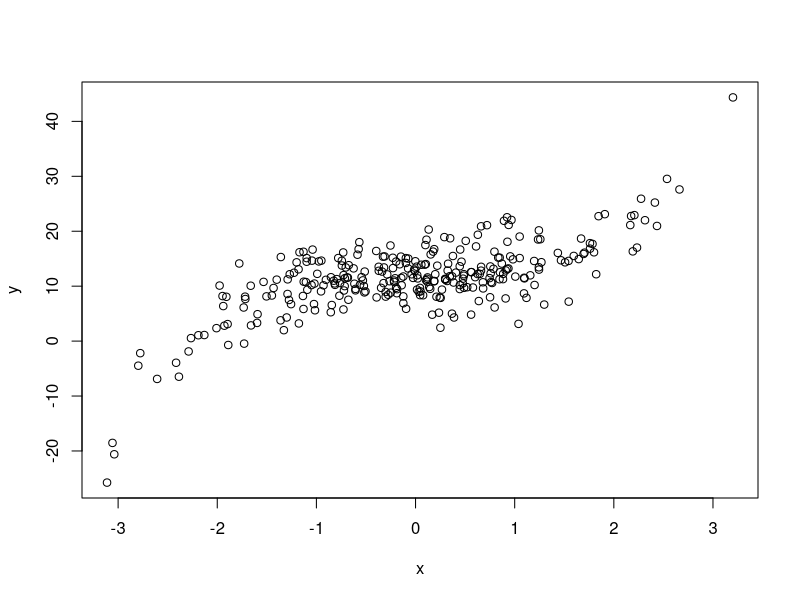
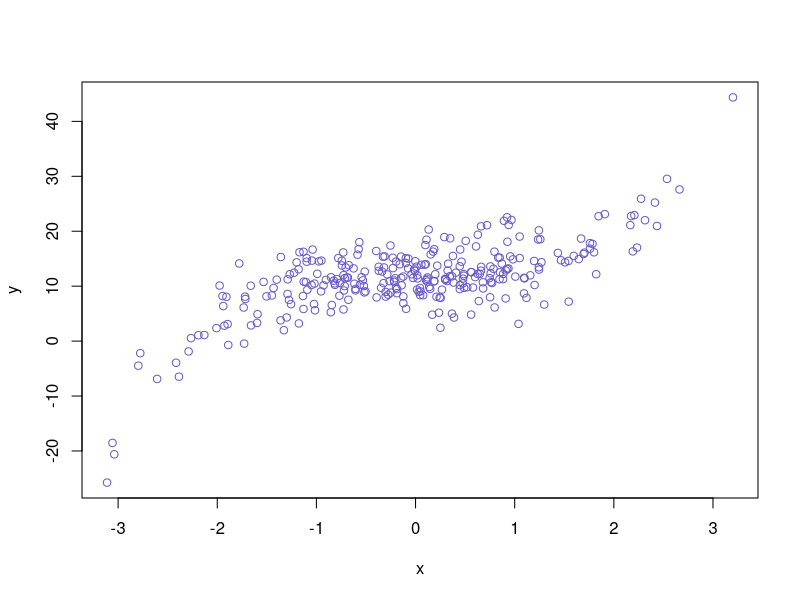
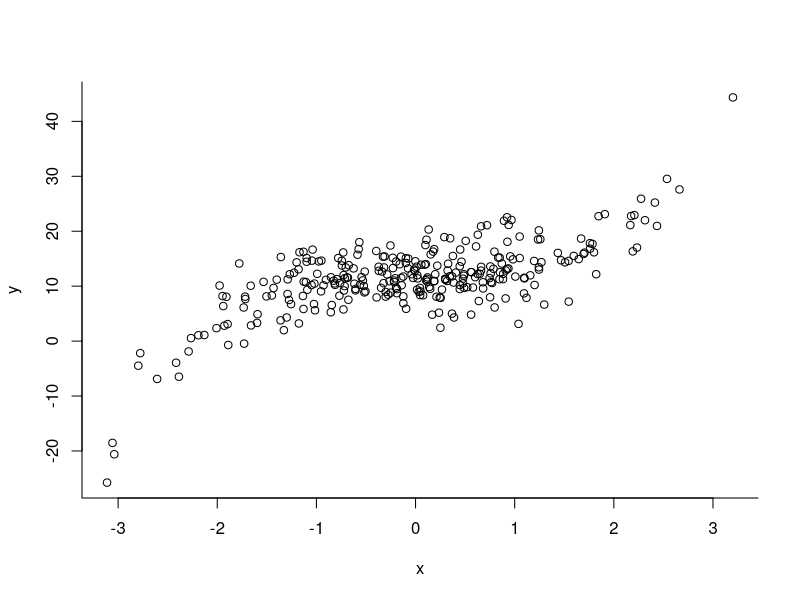
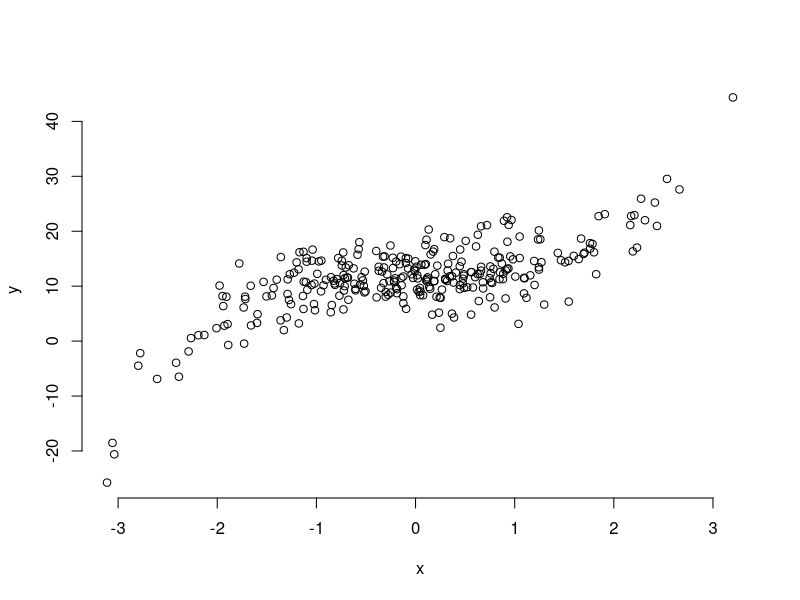
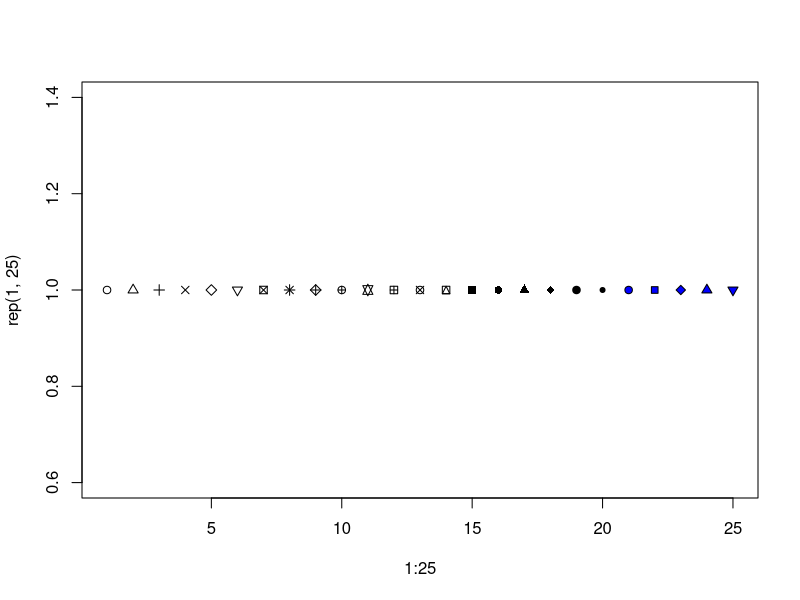
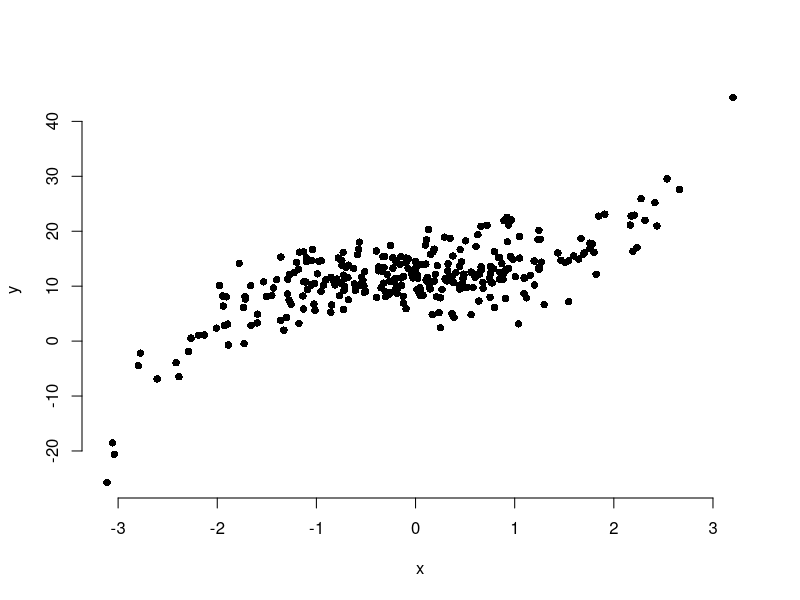
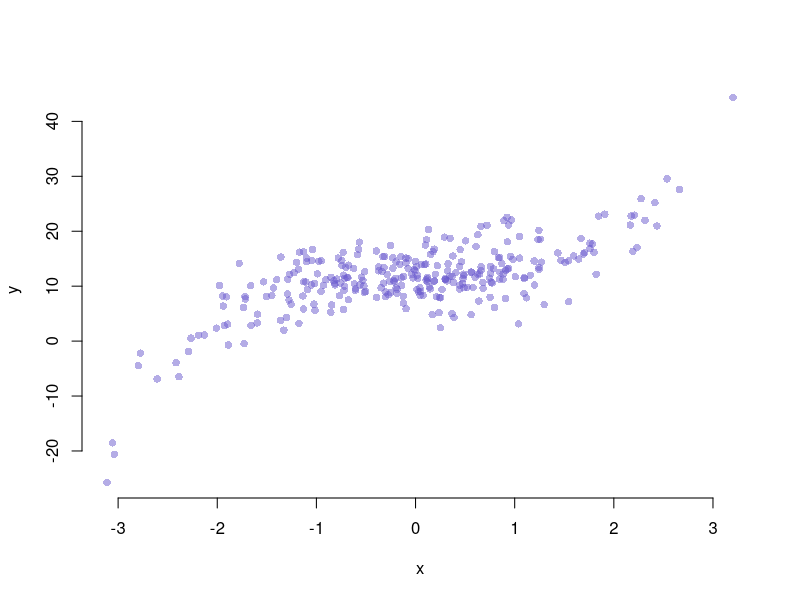
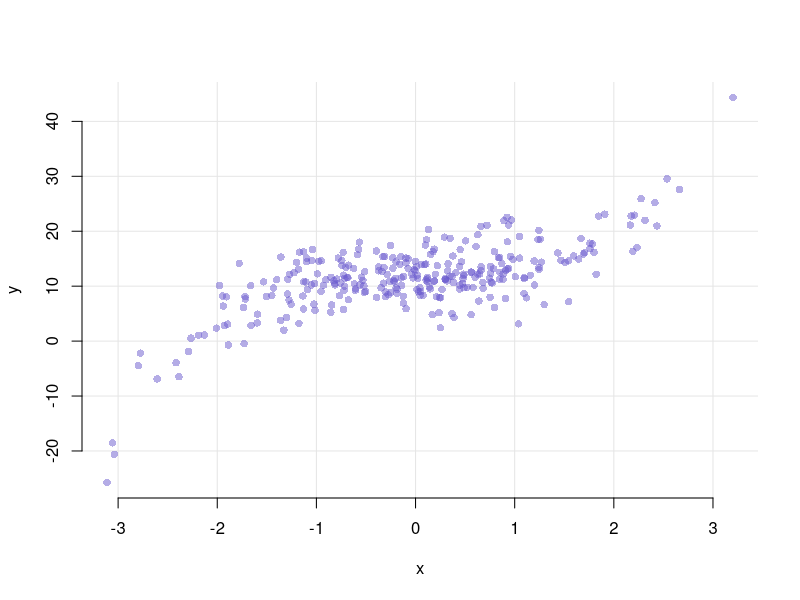

Generate these figures, in order, with R:
## ---- chunk 1
knitr::opts_chunk$set(fig.width = 5, fig.height = 5,
                      comment = NA, cache = TRUE) 
## ---- chunk 2
old.hooks <- fansi::set_knit_hooks(knitr::knit_hooks)
options(crayon.enabled = TRUE)
## ---- chunk 3
set.seed(2020)
x <- rnorm(300)
y_true <- 12 + x^3
y <- 12 + x^3 + 2.5 * rnorm(300)*1.5
## ---- chunk 4
plot(x, y)
## ---- chunk 5
plot(x, y, col = "slateblue")
## ---- chunk 6
plot(x, y, bty = "l")
## ---- chunk 7
plot(x, y, bty = "none")
## ---- chunk 8
plot(1:25, rep(1, 25), pch = 1:25, bg = "blue")
## ---- chunk 9
plot(x, y, bty = "n", pch = 16)
## ---- chunk 10
plot(x, y,
     bty = "n", pch = 16,
     col = adjustcolor("slateblue", alpha.f = .5))
## ---- chunk 11
plot(x, y,
     bty = "n", pch = 16,
     col = adjustcolor("slateblue", alpha.f = .5),
     panel.first = grid(lty = 1, col = 'gray90'))
## ---- chunk 12
plot(x, y,
     bty = "n", pch = 16,
     col = adjustcolor("slateblue", alpha.f = .5),
     panel.first = grid(lty = 1, col = 'gray90'),
     main = "y vs. x",
     xlab = "Variable x (xunits)",
     ylab = "Variable y (yunits)")
## ---- chunk 13
hist(x)
## ---- chunk 14
hist(x, col = "slategrey")
## ---- chunk 15
hist(x, col = "slategrey", border = "white")
## ---- chunk 16
hist(x, col = "slategrey", border = "white",
     breaks = 8)
## ---- chunk 17
plot(density(x))
## ---- chunk 18
plot(density(x), col = "blue",
     bty = "n",
     main = NA)
## ---- chunk 19
barplot(VADeaths[, 1])
## ---- chunk 20
barplot(VADeaths[1, ])
## ---- chunk 21
barplot(VADeaths[, 1],
        col = "aquamarine3", border = NA)
## ---- chunk 22
barplot(VADeaths, legend.text = TRUE)
## ---- chunk 23
barplot(VADeaths, beside = TRUE,
        legend.text = TRUE, args.legend = list(x = "topright"))
## ---- chunk 24
col <- sapply(seq(.2, .8, length.out = 5), function(i) adjustcolor("navy", i))
barplot(VADeaths,
        col = col,
        border = NA,
        beside = TRUE,
        legend.text = TRUE, args.legend = list(x = "topright"))
## ---- chunk 25
a <- rnorm(500, mean = 12, sd = 2)
boxplot(a)
## ---- chunk 26
lty <- 3
lwd <- 3

# Data
set.seed(2020)
x <- rnorm(600)
l <- .65
r <- 1.35
.min <- min(x)
.max <- max(x)
.median <- median(x)
.q1 <- quantile(x, .25)
.q3 <- quantile(x, .75)
.iqr <- .q3 - .q1
.q1m1.5iqr <- .q1 - 1.5*.iqr
.q3p1.5iqr <- .q3 + 1.5*.iqr
.outliers <- x < .q1m1.5iqr | x > .q3p1.5iqr
.r <- range(x[!.outliers])
.min <- min(x)
.max <- max(x)

# boxplot
par(bty = "none", bg = "black", mar = c(1, .5, 1, .5))
boxplot(x, axes = FALSE, col = "gray40", border = "white")
axis(2, col = "white", col.ticks = "white", col.axis = "white")

# '- median
segments(l + .03, .median, r - .03, .median, 
         col = "#53FEBE", lty = lty, lwd = lwd)
text(r, .median, "median", col = "#53FEBE", adj = c(0, .5))

# '- Q1
segments(l, .q1, r, .q1, 
         col = "#0290EE", lty = lty, lwd = lwd)
text(r, .q1, "Q1", col = "#0290EE", adj = c(0, 1))

# '- Q3
segments(l, .q3, r, .q3, 
         col = "#0290EE", lty = lty, lwd = lwd)
text(r, .q3, "Q3", col = "#0290EE", adj = c(0, 0))

# '- IQR
arrows(l, .q1, l, .q3, code = 3, col = "#0290EE", lwd = lwd)
text(l - .03, .median, "IQR", col = "#0290EE", adj = c(.5, 0), srt = 90)

# '- min max
segments(l, .min, r, .min, col = "gray45", lty = lty, lwd = lwd)
text(r, .min, "min", col = "gray45", adj = c(0, 1))
segments(l, .max, r, .max, col = "gray45", lty = lty, lwd = lwd)
text(r, .max, "max", col = "gray45", adj = c(0, 0))

# '- range excl. outliers
segments(l - .085, .r[1], r + .085, .r[1],
         col = "#FE4AA3", lty = lty, lwd = lwd)
segments(l - .085, .r[2], r + .085, .r[2],
         col = "#FE4AA3", lty = lty, lwd = lwd)
arrows(l - .085, .r[1], l - .085, .r[2], code = 3, col = "#FE4AA3")
text(l - .11, .median, "Range excl. outliers", col = "#FE4AA3", adj = c(.5, 0), srt = 90)

# '- outliers
points(rep(1, sum(.outliers)), x[.outliers], col = "red", pch = 1)
text(1, .min, "outliers", col = "red", adj = c(0, 1.5), xpd = TRUE)
text(1, .max, "outliers", col = "red", adj = c(0, -1), xpd = TRUE)
## ---- chunk 27
alpha <- rnorm(10)
beta <- rnorm(100)
gamma <- rnorm(200, 1, 2)
dl <- list(alpha = alpha, beta = beta, gamma = gamma)
## ---- chunk 28
boxplot(alpha, beta, gamma)
## ---- chunk 29
boxplot(dl)
## ---- chunk 30
mat <- sapply(seq(5), function(i) rnorm(20))
boxplot(mat)
## ---- chunk 31
boxplot(extra ~ group, sleep)
## ---- chunk 32
border <- c("#18A3AC", "#F48024")
col <- c(adjustcolor("#18A3AC", .5), adjustcolor("#F48024", .5))
boxplot(extra ~ group, sleep,
        col = col, border = border)
## ---- chunk 33
boxplot(extra ~ group, sleep,
        col = col, border = border,
        names = c("Drug A", "Drug B"))
## ---- chunk 34
x <- sapply(1:20, function(i) rnorm(20))
x_cor <- cor(x)
## ---- chunk 35
heatmap(x_cor, Rowv = NA, Colv = NA)
## ---- chunk 36
heatmap(x_cor)
## ---- chunk 37
set.seed(2020)
x <- rnorm(500)
y <- x^3 + rnorm(500) * 2
z <- x^2 + rnorm(500)
## ---- chunk 38
par(mfrow = c(2, 3))
hist(x)
hist(y)
hist(z)
plot(x, y)
plot(x, z)
plot(y, z)
par(mfrow = c(1, 1))
